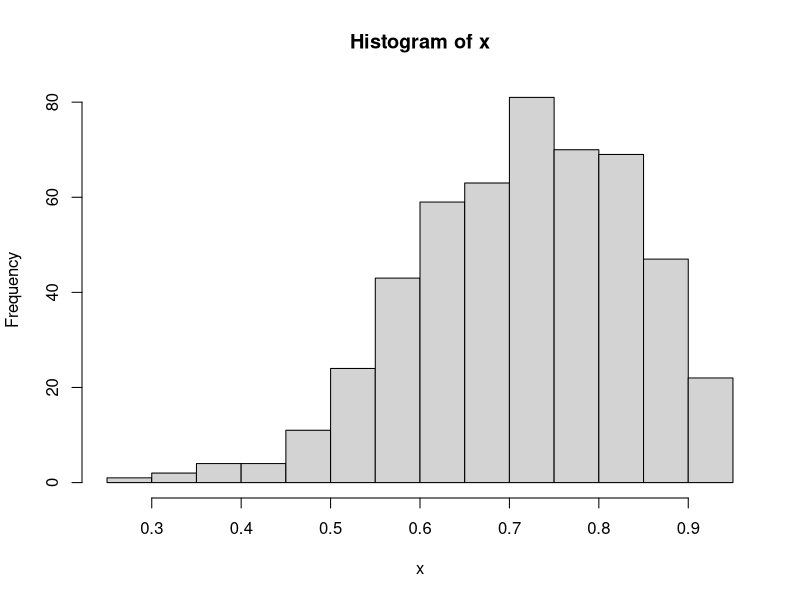

Recreate this plot in R. (Note: this script raises an error after producing the figure.)
x <- rbeta(500,10,4) # asi creo que simplemente genera las observaciones aleatorias

# quiero calcular su media
mean <- sum(x) / 500

# calcular su mediana
y <- sort(x) 
median <-y[c(250)]

#para poder observar la moda
hist(x)

# estimación por intervalos, con este comando obtenemos el intervalo de confianza para 0.9

q1 <- qbeta(0.95,10,4)
q2<- qbeta(0.05,10,4)

q3 <- qbeta(0.5,10,4) # la mediana

# contraste de hipótesis

pbeta(0.5,10,4) # da la probabilidad de ≤ 0.5 (a la izquierda de 0.5)

# En este caso queremos su complementario, y que estamos contrastando H0: theta ≥ 0.5
1-pbeta(0.5,10,4)

# con simulación
n =  10000;
t <- rbeta(n,10,4); # podria mirar cuantos valores son ≥0.5, no se como la verda
v<-sort(t);

cuenta <- 0;
for (i in 1:n) {
  if (x[c(i)] >= 0.5 ){
    cuenta <- cuenta + 1 
  } 
}
cuenta/10000

# me da error el bucle if y no se porque, 
#Error in if (x[c(i)] >= 0.5) { : 
  #valor ausente donde TRUE/FALSE es necesario
# y creo que me da el valor complementario al que quiero pero igual es por el ERROR




